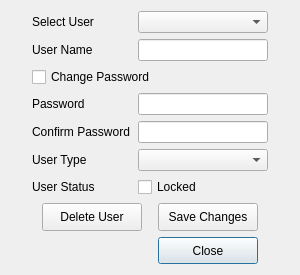
<?xml version="1.0" encoding="UTF-8"?>
<ui version="4.0">
 <class>UserCreation</class>
 <widget class="QDialog" name="UserCreation">
  <property name="geometry">
   <rect>
    <x>0</x>
    <y>0</y>
    <width>300</width>
    <height>275</height>
   </rect>
  </property>
  <property name="minimumSize">
   <size>
    <width>275</width>
    <height>250</height>
   </size>
  </property>
  <property name="maximumSize">
   <size>
    <width>300</width>
    <height>275</height>
   </size>
  </property>
  <property name="windowTitle">
   <string>Dialog</string>
  </property>
  <layout class="QGridLayout" name="gridLayout_3">
   <item row="0" column="0">
    <layout class="QGridLayout" name="gridLayout">
     <item row="0" column="0">
      <widget class="QLabel" name="lblSelectUser">
       <property name="minimumSize">
        <size>
         <width>90</width>
         <height>20</height>
        </size>
       </property>
       <property name="maximumSize">
        <size>
         <width>100</width>
         <height>25</height>
        </size>
       </property>
       <property name="text">
        <string>Select User</string>
       </property>
      </widget>
     </item>
     <item row="0" column="1">
      <widget class="QComboBox" name="comboUserSelection">
       <property name="minimumSize">
        <size>
         <width>100</width>
         <height>20</height>
        </size>
       </property>
       <property name="maximumSize">
        <size>
         <width>130</width>
         <height>25</height>
        </size>
       </property>
      </widget>
     </item>
     <item row="1" column="0">
      <widget class="QLabel" name="lblUserName">
       <property name="minimumSize">
        <size>
         <width>90</width>
         <height>20</height>
        </size>
       </property>
       <property name="maximumSize">
        <size>
         <width>100</width>
         <height>25</height>
        </size>
       </property>
       <property name="text">
        <string>User Name</string>
       </property>
      </widget>
     </item>
     <item row="1" column="1">
      <widget class="QLineEdit" name="lineEditUserName">
       <property name="minimumSize">
        <size>
         <width>100</width>
         <height>20</height>
        </size>
       </property>
       <property name="maximumSize">
        <size>
         <width>130</width>
         <height>25</height>
        </size>
       </property>
       <property name="text">
        <string/>
       </property>
       <property name="maxLength">
        <number>20</number>
       </property>
      </widget>
     </item>
     <item row="2" column="0" colspan="2">
      <widget class="QCheckBox" name="chkboxChangePwd">
       <property name="minimumSize">
        <size>
         <width>190</width>
         <height>20</height>
        </size>
       </property>
       <property name="maximumSize">
        <size>
         <width>230</width>
         <height>25</height>
        </size>
       </property>
       <property name="text">
        <string>Change Password</string>
       </property>
      </widget>
     </item>
     <item row="3" column="0">
      <widget class="QLabel" name="lblPassword">
       <property name="minimumSize">
        <size>
         <width>90</width>
         <height>20</height>
        </size>
       </property>
       <property name="maximumSize">
        <size>
         <width>100</width>
         <height>25</height>
        </size>
       </property>
       <property name="text">
        <string>Password</string>
       </property>
      </widget>
     </item>
     <item row="3" column="1">
      <widget class="QLineEdit" name="lineEditPassword">
       <property name="minimumSize">
        <size>
         <width>100</width>
         <height>20</height>
        </size>
       </property>
       <property name="maximumSize">
        <size>
         <width>130</width>
         <height>25</height>
        </size>
       </property>
       <property name="text">
        <string/>
       </property>
       <property name="maxLength">
        <number>20</number>
       </property>
       <property name="echoMode">
        <enum>QLineEdit::Password</enum>
       </property>
      </widget>
     </item>
     <item row="4" column="0">
      <widget class="QLabel" name="lblcfrmPassword">
       <property name="minimumSize">
        <size>
         <width>90</width>
         <height>20</height>
        </size>
       </property>
       <property name="maximumSize">
        <size>
         <width>100</width>
         <height>25</height>
        </size>
       </property>
       <property name="text">
        <string>Confirm Password</string>
       </property>
      </widget>
     </item>
     <item row="4" column="1">
      <widget class="QLineEdit" name="lineEditcfrmPassword">
       <property name="minimumSize">
        <size>
         <width>100</width>
         <height>20</height>
        </size>
       </property>
       <property name="maximumSize">
        <size>
         <width>130</width>
         <height>25</height>
        </size>
       </property>
       <property name="text">
        <string/>
       </property>
       <property name="maxLength">
        <number>20</number>
       </property>
       <property name="echoMode">
        <enum>QLineEdit::Password</enum>
       </property>
      </widget>
     </item>
     <item row="5" column="0">
      <widget class="QLabel" name="lblUserType">
       <property name="minimumSize">
        <size>
         <width>90</width>
         <height>20</height>
        </size>
       </property>
       <property name="maximumSize">
        <size>
         <width>100</width>
         <height>25</height>
        </size>
       </property>
       <property name="text">
        <string>User Type</string>
       </property>
      </widget>
     </item>
     <item row="5" column="1">
      <widget class="QComboBox" name="comboUserType">
       <property name="minimumSize">
        <size>
         <width>100</width>
         <height>20</height>
        </size>
       </property>
       <property name="maximumSize">
        <size>
         <width>130</width>
         <height>25</height>
        </size>
       </property>
      </widget>
     </item>
     <item row="6" column="0">
      <widget class="QLabel" name="lblUserStatus">
       <property name="minimumSize">
        <size>
         <width>90</width>
         <height>20</height>
        </size>
       </property>
       <property name="maximumSize">
        <size>
         <width>100</width>
         <height>25</height>
        </size>
       </property>
       <property name="text">
        <string>User Status</string>
       </property>
      </widget>
     </item>
     <item row="6" column="1">
      <widget class="QCheckBox" name="chkboxLocked">
       <property name="minimumSize">
        <size>
         <width>100</width>
         <height>20</height>
        </size>
       </property>
       <property name="maximumSize">
        <size>
         <width>130</width>
         <height>25</height>
        </size>
       </property>
       <property name="text">
        <string>Locked</string>
       </property>
      </widget>
     </item>
    </layout>
   </item>
   <item row="2" column="0">
    <layout class="QGridLayout" name="gridLayout_2">
     <item row="1" column="4">
      <widget class="QPushButton" name="btnCancel">
       <property name="minimumSize">
        <size>
         <width>75</width>
         <height>25</height>
        </size>
       </property>
       <property name="maximumSize">
        <size>
         <width>100</width>
         <height>30</height>
        </size>
       </property>
       <property name="text">
        <string>Close</string>
       </property>
      </widget>
     </item>
     <item row="0" column="4">
      <widget class="QPushButton" name="btnSave">
       <property name="sizePolicy">
        <sizepolicy hsizetype="Minimum" vsizetype="Fixed">
         <horstretch>0</horstretch>
         <verstretch>0</verstretch>
        </sizepolicy>
       </property>
       <property name="minimumSize">
        <size>
         <width>75</width>
         <height>25</height>
        </size>
       </property>
       <property name="maximumSize">
        <size>
         <width>100</width>
         <height>30</height>
        </size>
       </property>
       <property name="text">
        <string>Save Changes</string>
       </property>
      </widget>
     </item>
     <item row="0" column="0">
      <widget class="QPushButton" name="btnDelete">
       <property name="minimumSize">
        <size>
         <width>75</width>
         <height>25</height>
        </size>
       </property>
       <property name="maximumSize">
        <size>
         <width>100</width>
         <height>30</height>
        </size>
       </property>
       <property name="text">
        <string>Delete User</string>
       </property>
      </widget>
     </item>
    </layout>
   </item>
  </layout>
 </widget>
 <resources/>
 <connections/>
</ui>
